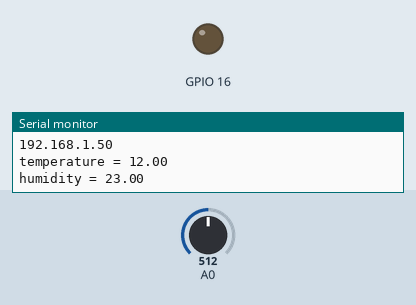
This sketch was run on a simulated ESP8266 (NodeMCU). Parts: output pins drawn as LEDs (lit = HIGH), the last lines printed to the serial monitor. Inputs (shaded band) come from the test bench; at power-on: A0 = 512. WiFi joins after 1.5 s; servers stay silent unless stated.

Above: at 1.6 s.
At 2.8 s:
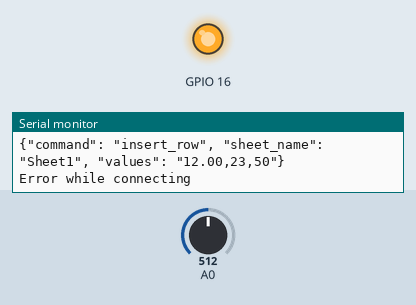
Timing chart, 0 to 4.3 s (numbered marks = the images above):
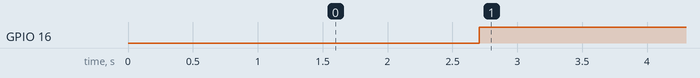

Measured:
- by itself, GPIO 16: LOW → HIGH at 2.7 s

The sketch:

Truyen_nhan_du_lieu_esp8266_voi_google_sheet.ino
```cpp
#include <ESP8266WiFi.h>
#include "HTTPSRedirect.h"
#include <WiFiClientSecure.h>
#include <Wire.h>

// Fill ssid and password with your network credentials
const char* ssid = "BINH";
const char* password = "Binh123456@";
const char* host = "script.google.com";
// Replace with your own script id to make server side changes
const char *GScriptId = "AKfycbyl0uSACrNsg_gLsGvtD2gjJCq31aEEg6uMfuKZGjwxuXjKdIWQui1faqwDCMI4y6NM"; // Receiving data from google script address
const char *cellAddress1 = "A2"; //To set moisture value
const char *cellAddress2 = "B2"; // to set temperature value
String payload_base =  "{\"command\": \"insert_row\", \"sheet_name\": \"Sheet1\", \"values\": ";

const int httpsPort = 443;

String url1 = String("/macros/s/") + GScriptId + "/exec?read=" + cellAddress1;
String url2 = String("/macros/s/") + GScriptId + "/exec?read=" + cellAddress2;

String payload = "";
String payload1 = "";
String payload2 = "";
HTTPSRedirect* client = nullptr;
int msvalue = 0; // moisture sensor value
int mspercent; // moisture value in percentage
float temp; //to store the temperature value
float hum; // to store the humidity value


void setup() {
  Serial.begin(115200);
  Serial.flush();
  Serial.println();
  Serial.print("Connecting to wifi: ");
  Serial.println(ssid);
  // flush() is needed to print the above (connecting...) message reliably,
  // in case the wireless connection doesn't go through
  Serial.flush();
  WiFi.begin(ssid, password);
  while (WiFi.status() != WL_CONNECTED) {
    delay(500);
    Serial.print(".");
  }
  Serial.println("");
  Serial.println("WiFi connected");
  Serial.println("IP address: ");
  Serial.println(WiFi.localIP());
  pinMode(16,OUTPUT);
  digitalWrite(16,LOW);
}

void loop() {

  temp = 12;//dht.readTemperature();
  hum = 23;//dht.readHumidity();
  Serial.print("temperature = ");
  Serial.println(temp);
  Serial.print("humidity = ");
  Serial.println(hum);
  msvalue = analogRead(A0);
  mspercent = map(msvalue,0,1023,100,0); // To display the soil moisture value in percentage

  static int error_count = 0;
  static int connect_count = 0;
  const unsigned int MAX_CONNECT = 20;
  static bool flag = false;
  if (!flag){
    client = new HTTPSRedirect(httpsPort);
    client->setInsecure();
    flag = true;
    client->setPrintResponseBody(false);
    client->setContentTypeHeader("application/json");
  }

  if (client != nullptr){
    if (!client->connected()){
      client->connect(host, httpsPort);
    }
  }
  else{
    Serial.println("Error creating client object!");
    error_count = 5;
  }

  if (connect_count > MAX_CONNECT){
    //error_count = 5;
    connect_count = 0;
    flag = false;
    delete client;
    Serial.println("connect_count = 0");
    return;
  }

  Serial.println("GET Data from cell 1 soil moisture: ");
  Serial.print(cellAddress1);Serial.print("=");
  if (client->GET(url1, host)){
    //get the value of the cell
    payload1 = client->getResponseBody();
    payload1.trim(); //soil moisture set value
    Serial.println(payload1);
    ++connect_count;
  }
  Serial.println("GET Data from cell 2: ");
  Serial.print(cellAddress2);Serial.print("=");
  if (client->GET(url2, host)){
    //get the value of the cell
    payload2 = client->getResponseBody();
    payload2.trim(); /// temperature value
    Serial.println(payload2);
    ++connect_count;
  }

  if (error_count > 3){
    Serial.println("Halting processor...");
    delete client;
    client = nullptr;
    Serial.flush();
    ESP.deepSleep(0);
  }
 // Add some delay in between checks
  delay(1000);
  int moisture = payload1.toInt();
  int ctemp= payload2.toInt();
  if(temp>ctemp){
    digitalWrite(16,HIGH);
  }
  else{
    digitalWrite(16,LOW);
  }

  sendData(temp, hum, mspercent); //--> Calls the sendData Subroutine
}
void getData(){


}
// Subroutine for sending data to Google Sheets
void sendData(float value0, int value1, int value2) {

String GAS_ID = "AKfycby6__9DF6COPhs2xFPcqyRRwahuyUBFozPKKg-IlMXeTicePcxTGSY2yawFcHgDFmYI"; //sending data to google script address

String url = String("/macros/s/") + GScriptId + "/exec";// neu dung trang tinh khac thì thay GScriptId thành GAS_ID

  payload = payload_base + "\"" + value0 + "," + value1 + "," + value2 + "\"}";

// Publish data to Google Sheets
  Serial.println("Publishing data...");
  Serial.println(payload);
  if(client->POST(url, host, payload)){
    // do stuff here if publish was successful
  }
  else{
    // do stuff here if publish was not successful
    Serial.println("Error while connecting");
  }

  // a delay of several seconds is required before publishing again
  delay(100);
  //----------------------------------------Processing data and sending data

}
```
